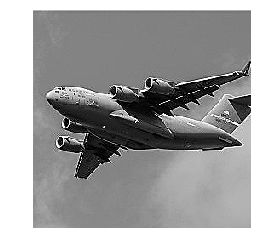
#> input picture Python/Preprocessing Images/images/plane_256x256.png, 262 x 252 px
$ python binarize_images.py
#> lines starting #> are read from the running program, lines starting #| are printed output that depends on the picture; after the words box and inside, x2 and y2 are one past the last pixel; in counts of white or black regions, pixels touching at a corner belong together
# Binarize Images

# Import library
import cv2
import numpy as np
from matplotlib import pyplot as plt

# Load image as gray scale
image_grey = cv2.imread('images/plane_256x256.png', cv2.IMREAD_GRAYSCALE)
#> image_grey is the input picture: shape (252, 262); min 0, max 255, mean 161.2

# Apply adaptive thresholding
max_output_value = 255
neighorhood_size = 99
subtract_from_mean = 10
image_binarized = cv2.adaptiveThreshold(image_grey,
                                        max_output_value,
                                        cv2.ADAPTIVE_THRESH_GAUSSIAN_C,
                                        cv2.THRESH_BINARY,
                                        neighorhood_size,
                                        subtract_from_mean)
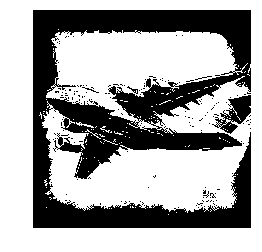
#> image_binarized: shape (252, 262); 64.9% white; 163 black regions (159 under 20 px), largest, box (x1, y1, x2, y2) and area: (33, 10, 251, 228) 22144, (212, 95, 251, 134) 678, (127, 86, 138, 94) 27, (82, 87, 99, 93) 21

# Show image
plt.imshow(image_binarized , cmap='gray')
plt.axis("off")
plt.show()

$ run again, with Python/Preprocessing Images/images/validation.png copied over Python/Preprocessing Images/images/plane_256x256.png
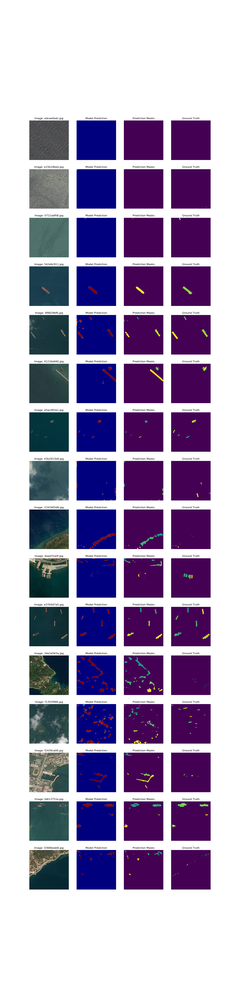
#> input picture Python/Preprocessing Images/images/validation.png, 234 x 1000 px, shrunk from 1500 x 6400 before the run
#> `image_grey = cv2.imread('images/plane_256x256.png', cv2.IMREAD_GRAYSCA..`:
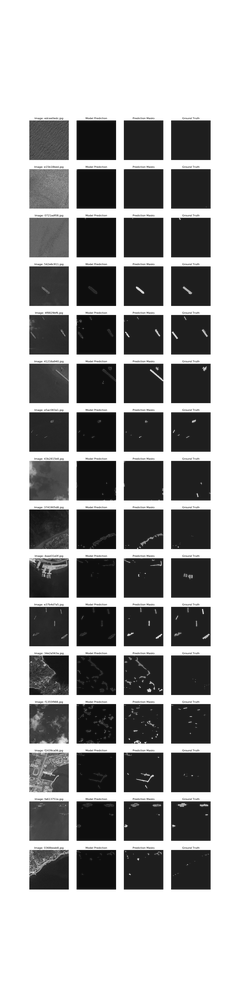
#> image_grey: shape (1000, 234); min 1, max 255, mean 161
#> `image_binarized = cv2.adaptiveThreshold(image_grey, max_output_value, ..`:
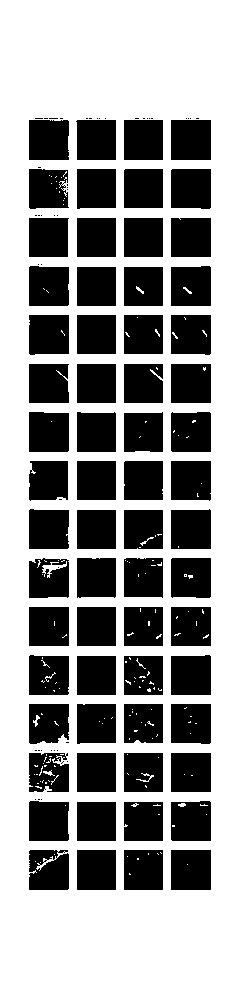
#> image_binarized: shape (1000, 234); 58.5% white; 108 black regions (44 under 20 px), largest, box (x1, y1, x2, y2) and area: (171, 120, 211, 160) 1600, (171, 850, 211, 890) 1599, (29, 120, 69, 160) 1573
